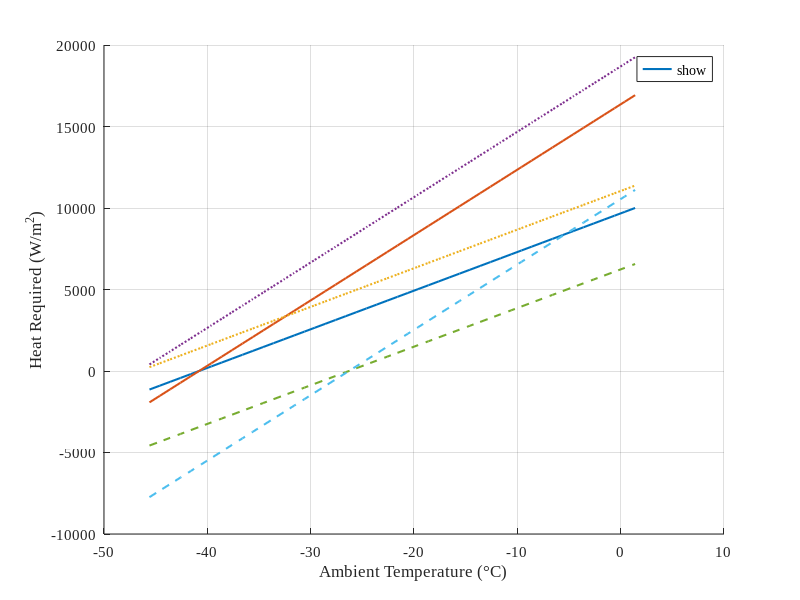

MATLAB code for this plot:
% The rpopeties of the coil used in the evapoator and condensor of heating
% system units. Only Aluminium and Copper are consider
thermal_conductivity_aluminum = 237; % W/(m·K)
thermal_conductivity_copper = 401; % W/(m·K)

refrigerants = {'R22', 'R404A', 'R134a'};
boiling_points = [-40.80, -46.60, -26.30]; % Boiling points of refrigierent
temperature_range = -45.6:2; % The temperature range at K2 moutain (From -45.6°C to 2°C)


heat_aluminum = zeros(length(temperature_range), length(boiling_points));
heat_copper = zeros(length(temperature_range), length(boiling_points));

% Calculate the heat required to boil each refrigerant
for i = 1:length(boiling_points)
    boiling_point = boiling_points(i);
    for j = 1:length(temperature_range)
        ambient_temp = temperature_range(j);
        
        % Calculate heat for Aluminum
        delta_T =  ambient_temp-boiling_point;
        heat_aluminum(j, i) = thermal_conductivity_aluminum * delta_T; % Simplified model
        
        % Calculate heat for Copper
        heat_copper(j, i) = thermal_conductivity_copper * delta_T; % Simplified model
    end
end

% Plotting all in the same figure
figure;
hold on;



% Define line styles

line_styles={'-',':','--','-'};

% Plot for each refrigerant
for i = 1:length(boiling_points)
    % Aluminum with different line styles
    plot(temperature_range, heat_aluminum(:, i), line_styles{i}, 'LineWidth', 1.5, 'DisplayName', [refrigerants{i}, ' - Aluminum']);
    % Copper with different line styles
    plot(temperature_range, heat_copper(:, i), line_styles{i}, 'LineWidth', 1.5, 'DisplayName', [refrigerants{i}, ' - Copper']);
end

% Labels and formatting
xlabel('Ambient Temperature (°C)', 'FontName', 'Times New Roman', 'FontSize', 11);
ylabel('Heat Required (W/m^2)', 'FontName', 'Times New Roman', 'FontSize', 11);
%title('Heat Required to Boil Refrigerants vs Ambient Temperature', 'FontName', 'Times New Roman', 'FontSize', 11);
legend('show', 'FontName', 'Times New Roman', 'FontSize', 11);
grid on;
hold off;

% Set the font of the axes
set(gca, 'FontName', 'Times New Roman', 'FontSize', 11);
